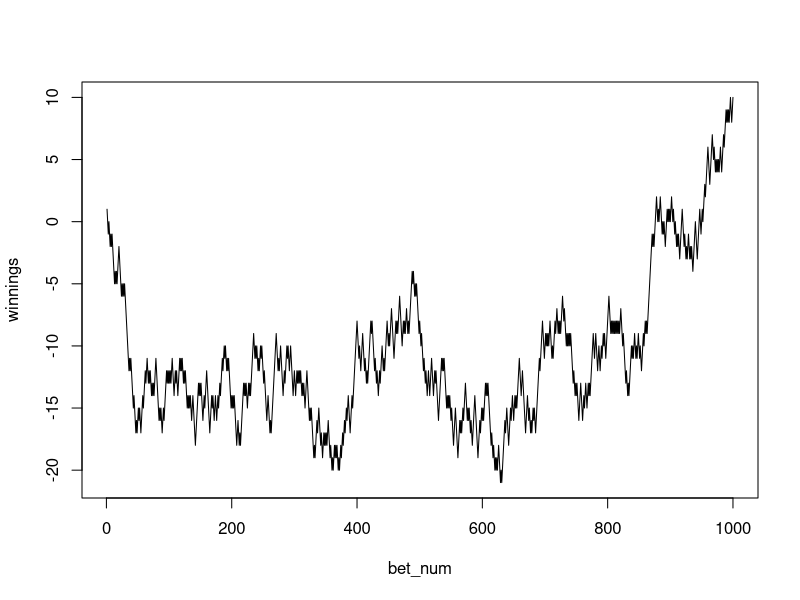

The R source for this figure:

#' Exercise 6
#' In Las Vegas, a roulette wheel has 38 slots numbered
#' 0, 00, 1, 2, ..., 36. The 0 and 00 slots are green
#' and half of the remaining 36 slots are red and
#' half are black.
#' A croupier spins the wheel and throws in an ivory ball.
#' If you bet 1 dollar on red, you win 1 dollar if the ball
#' stops in a red slot and otherwise you lose 1 dollar.

n = 1000 # the number of bets
dollar = ifelse(runif(n) < 18 / 36, 1, -1)
winnings = cumsum(dollar)
plot(1:n, winnings, type='l',
     xlab='bet_num', ylab='winnings')
